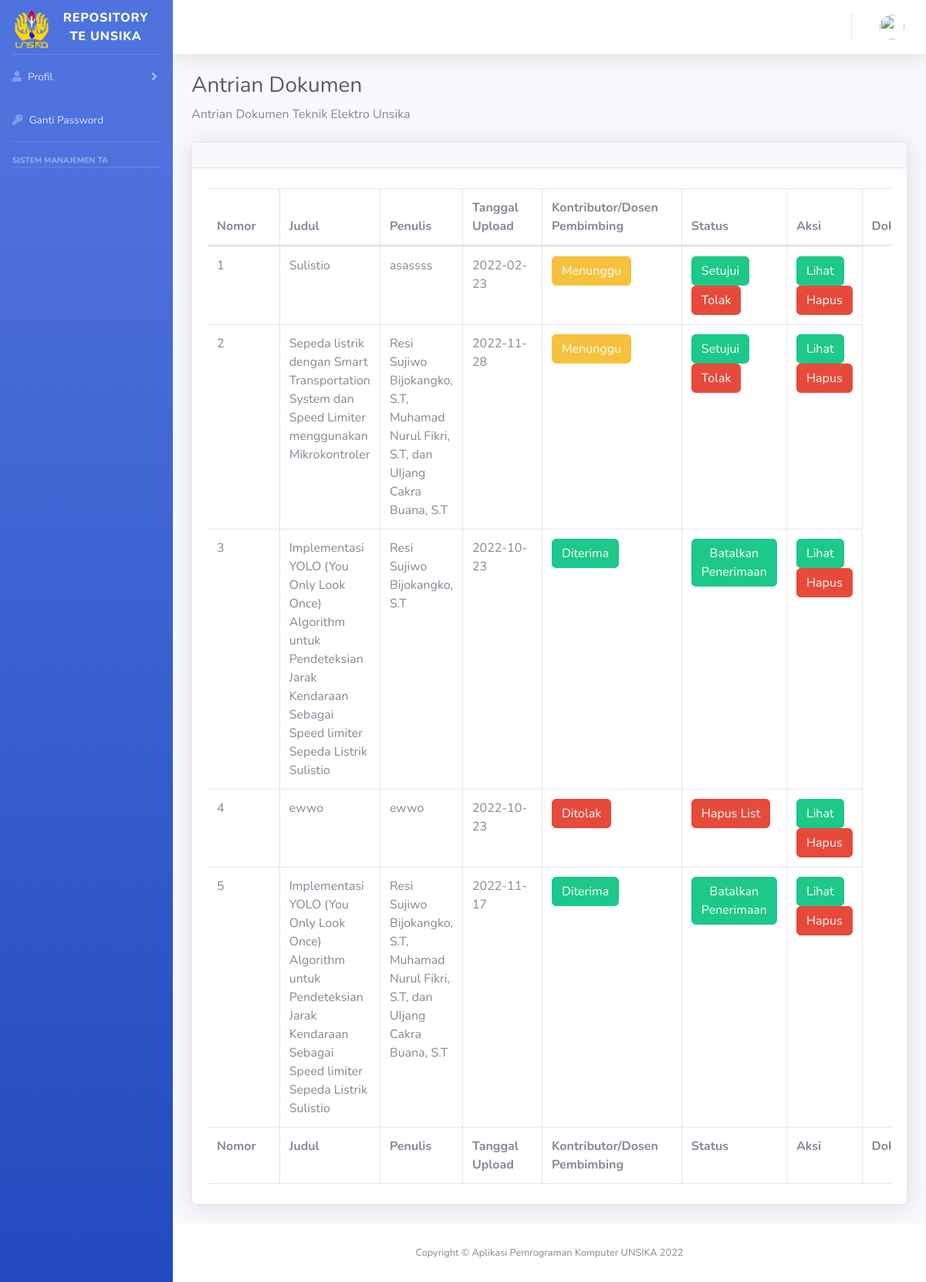
Screenshot of /dashboard/antrian_dokumen.php with the database file from the repository.
### tables this page shows
CREATE TABLE `post` (
  `id` int(9) NOT NULL,
  `judul` varchar(255) NOT NULL,
  `penulis` varchar(255) NOT NULL,
  `kontributor` varchar(255) NOT NULL,
  `jenis` int(2) NOT NULL,
  `penerbit` varchar(255) NOT NULL,
  `subjek` varchar(255) NOT NULL,
  `keyword` varchar(255) NOT NULL,
  `staf_input` varchar(255) NOT NULL,
  `tgl_input` date NOT NULL,
  `path` varchar(255) NOT NULL,
  `abstrak` text NOT NULL,
  `status` int(2) NOT NULL
);

### query.php (called while the page is built, shortened)
<?php
include 'koneksi.php';
$id = $_GET['id'];
$query_mysql = mysqli_query($host, "SELECT * FROM `user` WHERE `id` LIKE '$id'") or die(mysqli_error($host));
$data = mysqli_fetch_array($query_mysql);
$id = $data['id'];

### dashboard/antrian_dokumen.php (the view, shortened to what this page needs)
<?php
include "template/sidebar.php";
include "template/header.php";
$servername = "localhost";
$username = "root";
$password = "";
$db_name = "repository";
$conn = mysqli_connect($servername, $username, $password, $db_name);
$query = mysqli_query($conn, "SELECT * FROM `post` ORDER BY `status` AND `id`");
?>
<div class="container-fluid">
                    <h1 class="h3 mb-2 text-gray-800">Antrian Dokumen</h1>
                    <p class="mb-4">Antrian Dokumen Teknik Elektro Unsika</p>
                    <div class="card shadow mb-4">
                        <div class="card-header py-3" align="left">
                        </div>
                        <div class="card-body">
                            <div class="table-responsive">
                                <table class="table table-bordered" id="dataTable" width="100%" cellspacing="0">
                                    <thead>
                                        <tr>
                                        <th>Nomor</th>
                                            <th>Judul</th>
                                            <th>Penulis</th>
                                            <th>Tanggal Upload</th>
                                            <th>Kontributor/Dosen Pembimbing</th>
                                            <th>Status</th>
                                            <th>Aksi</th>
                                            <th>Dokumen</th>
                                        </tr>
                                    </thead>
                                    <tfoot>
                                        <tr>
                                            <th>Nomor</th>
                                            <th>Judul</th>
                                            <th>Penulis</th>
                                            <th>Tanggal Upload</th>
                                            <th>Kontributor/Dosen Pembimbing</th>
                                            <th>Status</th>
                                            <th>Aksi</th>
                                            <th>Dokumen</th>
                                        </tr>
                                    </tfoot>
                                    <tbody>
                                    <?php
    $nomor = 1;
    while ($data = mysqli_fetch_array($query)) {
    ?>
      <tr>
        <td><?php echo $nomor++; ?></td>
        <td><?php echo $data['judul']; ?></td>
        <td><?php echo $data['penulis']; ?></td>
        <td><?php echo $data['tgl_input']; ?></td>
        <td><?php
            if ($data['status']==0) {
                echo "<button type='button' class='btn btn-warning'>Menunggu</button>";
            }else if ($data['status']==1) {
                echo "<button type='button' class='btn btn-success'>Diterima</button>";
            }else if ($data['status']==2) {
                echo "<button type='button' class='btn btn-danger' >Ditolak</button>";
            }
            ?></td>
        <td>
            <?php
            $id_post = $data['id'];
            if ($data['status']==0) {
                echo "<a href='aksi_dokumen.php?id=$id&role=$role&id_prop=$id_post&pesan=1'><button type='button' class='btn btn-success'>Setujui</button></a>";
                echo "<a href='aksi_dokumen.php?id=$id&role=$role&id_prop=$id_post&pesan=2'><button type='button' class='btn btn-danger'>Tolak</button></a>";
            }else if ($data['status']==1) {
                echo "<a href='aksi_dokumen.php?id=$id&role=$role&id_prop=$id_post&pesan=3'><button type='button' class='btn btn-success'>Batalkan Penerimaan</button></a>";
            }else if ($data['status']==2) {
                echo "<a href='aksi_dokumen.php?id=$id&role=$role&id_prop=$id_post&pesan=4'><button type='button' class='btn btn-danger' >Hapus List</button></a>";
            }
            ?>
            </td>        <td>
          <a href="post/<?php echo $data['path']; ?>"><button type="button" class="btn btn-success">Lihat</button></a>
          <a href="hapus_post.php?id=1&id_post=<?php echo $data['id']."&jenis=". $data['jenis']; ?>" onclick="return confirm ('Apakah anda benar ingin menghapus <?php echo $data['judul']; ?> dari daftar Artikel?')"><button type="button" class="btn btn-danger">Hapus</button></a>
        </td>
      </tr>
    <?php } ?>
                                    </tbody>
                                </table>
                            </div>
                        </div>
                    </div>
                </div>
                </div>
            <footer class="sticky-footer bg-white">
                <div class="container my-auto">
                    <div class="copyright text-center my-auto">
                    <span>Copyright &copy; Aplikasi Pemrograman Komputer UNSIKA 2022</span>
                    </div>
                </div>
            </footer>
        </div>
    </div>
</body>
</html>

### rows the page displays
post: judul "Sulistio", penulis "asassss", tgl_input "2022-02-23", status "Menunggu"
post: judul "Sepeda listrik dengan Smart Transportation System dan Speed Limiter menggunakan Mikrokontroler", penulis "Resi Sujiwo Bijokangko, S.T, Muhamad Nurul Fikri, S.T, dan UIjang Cakra Buana, S.T", tgl_input "2022-11-28", status "Menunggu"
post: judul "Implementasi YOLO (You Only Look Once) Algorithm untuk Pendeteksian Jarak Kendaraan Sebagai Speed limiter Sepeda Listrik Sulistio", penulis "Resi Sujiwo Bijokangko, S.T", tgl_input "2022-10-23", status "Diterima"
post: judul "ewwo", penulis "ewwo", tgl_input "2022-10-23", status "Ditolak"
post: judul "Implementasi YOLO (You Only Look Once) Algorithm untuk Pendeteksian Jarak Kendaraan Sebagai Speed limiter Sepeda Listrik Sulistio", penulis "Resi Sujiwo Bijokangko, S.T, Muhamad Nurul Fikri, S.T, dan UIjang Cakra Buana, S.T", tgl_input "2022-11-17", status "Diterima"
